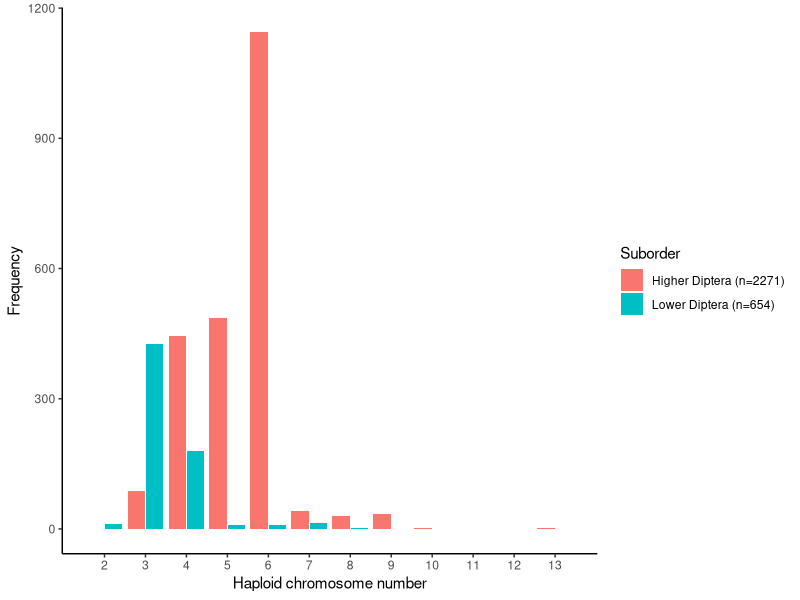

Generate this figure with R:
#Diptera Fig
#Blackmon lab
#Meg McConnell (22/12/25)
setwd("~/GitHub/achiasmy-synthesis/data")

library(readr)
library(dplyr)
library(tidyr)
library(stringr)
library(ggplot2)

#Higher vs. Lower Diptera
set.seed(1)  # reproducible random pick among duplicates

# ---- 1) Read data ----
dat <- read_csv("Diptera achiasmy.csv", show_col_types = FALSE)

# ---- 2) Clean taxonomy text ----
tax_cols <- c("Class", "Order", "Suborder", "Family", "Genus", "Species")
dat <- dat %>%
  mutate(across(any_of(tax_cols), ~ str_squish(as.character(.x))))

# ---- 3) Make Haploid + organism key ----
dat <- dat %>%
  mutate(
    `Diploid Number` = suppressWarnings(as.numeric(`Diploid Number`)),
    Haploid = `Diploid Number` / 2,
    organism_id = paste(Class, Order, Suborder, Family, Genus, Species, sep = "|")
  ) %>%
  filter(!is.na(Haploid), !is.na(Suborder), Suborder != "")

# ---- 4) Randomly keep 1 row per unique organism ----
dat_unique <- dat %>%
  group_by(organism_id) %>%
  slice_sample(n = 1) %>%
  ungroup()

# ---- 5) Rename suborders for plotting/legend ----
dat_unique2 <- dat_unique %>%
  mutate(
    Suborder_plot = case_when(
      Suborder == "Brachycera" ~ "Higher Diptera",
      Suborder == "Nematocera" ~ "Lower Diptera",
      TRUE ~ Suborder
    )
  )

# ---- 6) n per suborder (after de-dup & rename) -> legend labels ----
sub_n <- dat_unique2 %>%
  count(Suborder_plot, name = "n") %>%
  arrange(Suborder_plot)

legend_labels <- setNames(
  paste0(sub_n$Suborder_plot, " (n=", sub_n$n, ")"),
  sub_n$Suborder_plot
)

# ---- 7) Frequency per haploid per suborder ----
count_df <- dat_unique2 %>%
  count(Haploid, Suborder_plot, name = "Frequency") %>%
  filter(!is.na(Haploid), !is.na(Suborder_plot))

# ---- 8) Fill missing combos so dodged bars stay same width ----
count_df2 <- count_df %>%
  complete(
    Haploid       = seq(2, max(Haploid, na.rm = TRUE), by = 1),
    Suborder_plot = unique(Suborder_plot),
    fill = list(Frequency = 0)
  )

# ---- 9) Plot ----
p <- ggplot(count_df2, aes(x = Haploid, y = Frequency, fill = Suborder_plot)) +
  geom_col(position = position_dodge(width = 0.9), width = 0.85) +
  scale_x_continuous(breaks = seq(2, max(count_df2$Haploid, na.rm = TRUE), by = 1)) +
  labs(x = "Haploid chromosome number", y = "Frequency", fill = "Suborder") +
  scale_fill_discrete(breaks = names(legend_labels), labels = unname(legend_labels)) +
  theme_classic()

print(p)

# Optional save:
# ggsave("haploid_frequency_by_suborder.png", p, width = 7.5, height = 7, dpi = 300)

